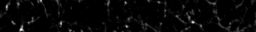
%> input picture cellnav/cellNav_0.70/karl/images/AVG_Ai148_129SVG3_122618_1005-1.tif, 256 x 32 px
$ octave findSections.m   (GNU Octave 9; MATLAB toolbox functions it lacks are replaced by stand-ins)
%> lines starting %> are read from the running program, lines starting %| are printed output that depends on the picture; in (x1, y1, x2, y2) boxes, pixels count from 0 and x2, y2 are one past the last pixel; in counts of white or black regions, pixels touching at a corner belong together; the program's own positions count from 1
### optical-retina/Analyze4/filters/fastCon.m
function[I] = fastCon(I,K);

% [19 lines of commented-out code are left out]
[iys ixs izs] = size(I);
[kys kxs kzs] = size(K);

% pad with zeros
K(kys + iys , ixs + kxs, izs + kzs) = 0;
I(kys + iys, ixs + kxs, izs + kzs) = 0;

% convolve by fft
cI = ifftn(fftn(I).*fftn(K));

% recover non zeros
I = cI(round(kys/2):round(kys/2)+iys - 1,...
    round(kxs/2):round(kxs/2)+ixs - 1,...
    round(kzs/2):round(kzs/2)+izs - 1);

% image
% for i = 1:size(cutI,3)
%    image(fitH(cutI,i)),pause;
% end

### electron-microscopy/DataManagement/qualityControl_new/old/errorCorrect/jmFunctions/fitH.m
function[Im] = fitH(I,p)

iMin = double(min(I(:)));
iMax = double(max(I(:)));


I = (I - iMin)* 255/(iMax-iMin);

if nargin==2
    Im = I(:,:,p);
else
    Im = I;
end

### optical-retina/Analyze4/functions/GetMyFile.m
function[DFN DPN] = GetMyFile(showText)

if ~exist('showText')
    showText = 'Get File';
end

%% Get Folder

if ~exist('.\temp'), mkdir('.\temp');end

if exist('.\temp\LastFile.mat')
     load(['.\temp\LastFile.mat']);
     if exist(LastFile.LastDPN)
        [DFN DPN]=uigetfile([LastFile.LastDPN LastFile.LastDFN],showText);
     else
        [DFN DPN] = uigetfile('*.*',showText);
     end
else
     [DFN DPN] = uigetfile('*.*',showText);
%> the answer given: ../../../../cellnav/cellNav_0.70/karl/images/AVG_Ai148_129SVG3_122618_1005-1.tif
end

LastFile.LastDPN=DPN;
LastFile.LastDFN=DFN;
if LastFile.LastDPN>0
save('.\temp\LastFile.mat','LastFile')
end

### optical-retina/jmFunctions/gaus3d.m
function[fKern] = gaus3d(kSize,kSig,pixSize)

%%Make a 3d gaussian kernal with the dimensions kSize
%%the sigma of kSig
%%the size of the pixels can be specified with pixSize, otherwise asumes
%%1 x 1 x 1

if nargin <3
    pixSize = [1 1 1];
end

kRad = (kSize + 1)/2;
fKern = zeros(kSize);

[y x z] = ind2sub(kSize,find(fKern==0));
dists = sqrt(((y-kRad(1))*pixSize(1)).^2 ...
    + ((x - kRad(2))*pixSize(2)).^2 + ((z-kRad(3))*pixSize(3)).^2);

fKern(:) = 1 * exp(-.5 * (dists/kSig).^2);
fKern = fKern/sum(fKern(:));

### electron-microscopy/image-acquisition/findSections/optical_ken/findSections.m
%%Find some things in a 2D gray scale

clear all
colormap gray(255)
if exist('GetMyFile.m','file')
    [TFN TPN] = GetMyFile;
else
    [TFN TPN] = uigetfile;
end

%% Set Variables
tapeMin = 1; %min length
tapeMax = 500; %max width
majThresh = 60; %max section length
minThresh = 10; %min section width

%%  Get Image
Iraw = imread([TPN TFN]);
%> Iraw is the input picture: size 32x256 uint16; min 0, max 39, mean 1.1
tic
I = mean(Iraw,3);

%% Filter I
I = medfilt2(I,[11 11]);
gKern = gaus3d([25 25 20],1);
I = fastCon(double(I),gKern);

%% resize
scl = 3000/max(size(I));
%> scl = 11.72
I =  imresize(double(I),[size(I,1)*scl,size(I,2)*scl]);
%> I: size 375x3000 double
[ys xs] = size(I);
%> ys = 375; xs = 3000
I = max(I(:)) - I;
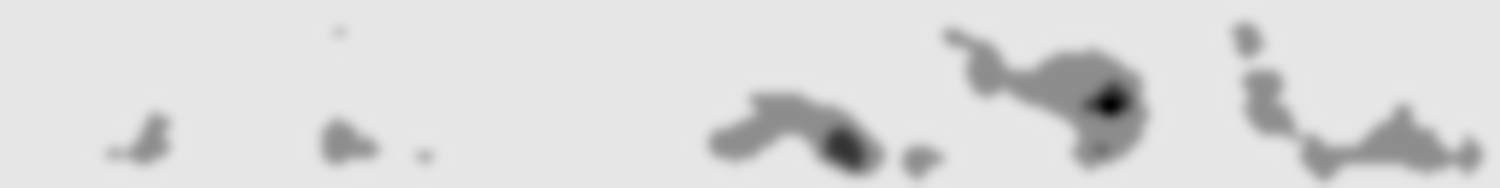
%> I: size 375x3000 double (shown at 1/2 size); min 0, max 0.907, mean 0.861

subplot(1,2,1)
image(I),pause(.01)
subplot(1,2,2)

%% sum edges
threshs= [.05:.05:.05]; % thresolds to check for edges.  later scaled
sizes = 1:1:1;  % sizes to check for edges
%sI = sumEdge(I,threshs,sizes,2); % robustish edge detection
sI = edge(I,'Canny',[.005 .01],10);
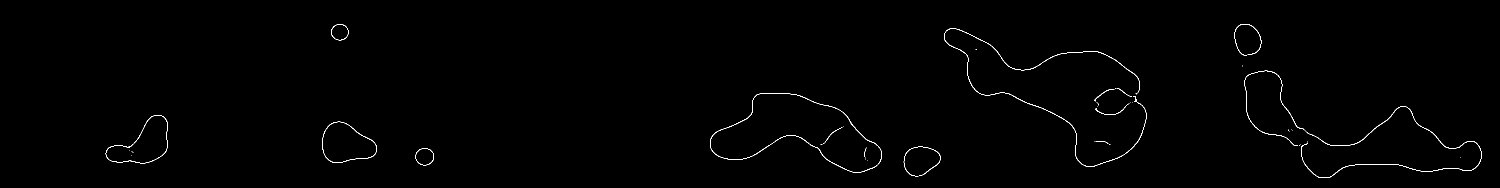
%> sI: size 375x3000 logical (shown at 1/2 size); 0.5% white in thin lines or dots, all inside (x1, y1, x2, y2) = (211, 48, 2964, 356)
gKern = gaus3d([6 6 1],2);
sI = fastCon(sI,gKern);

image(fitH(sI))
%> in fitH, `iMin = double(min(I(:)));`: iMin = -1.45e-16
%> in fitH, `iMax = double(max(I(:)));`: iMax = 0.473

%% Watershed sum Edges

dI1 = imhmin(sI,.1);
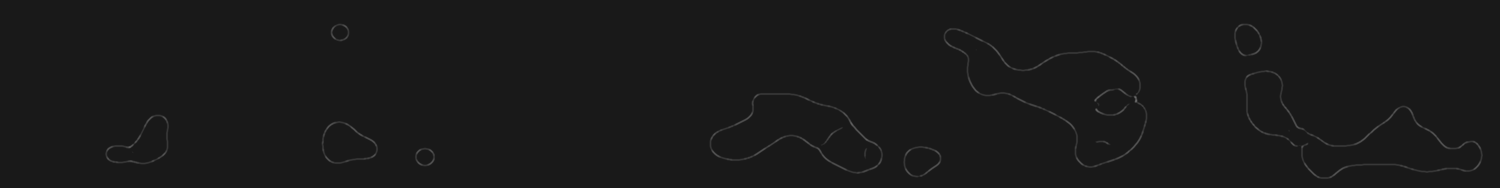
%> dI1: size 375x3000 double (shown at 1/2 size); min 0.1, max 0.473, mean 0.102
image(fitH(dI1)),pause(.01)

wI = watershed(dI1,8);
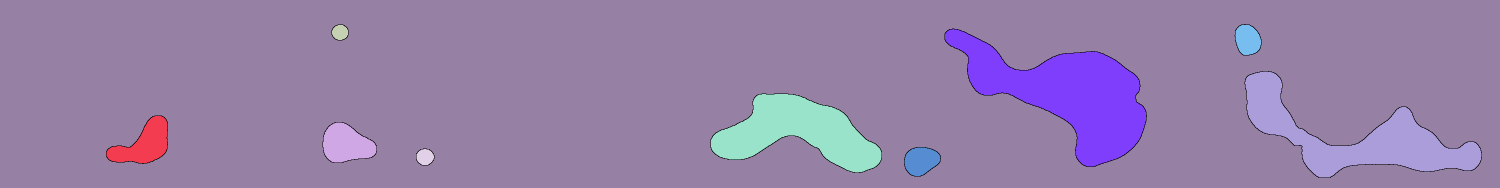
%> wI: size 375x3000 uint8 (shown at 1/2 size); 11 distinct labels, from 0 to 10; one colour per label, 0 black
%edgeVal = max(wI(:))+1;
wI(wI == 0) = 1;
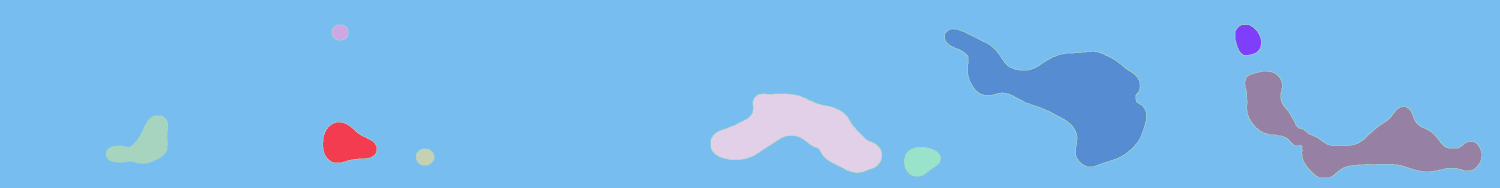
%> wI: size 375x3000 uint8 (shown at 1/2 size); 10 distinct labels, from 1 to 10; one colour per label, 0 black
cmap = rand(max(wI(:))+1,1)*255+1; %random colormap
image(cmap(wI+1)),pause(.01)

%% Get region properties
xProps = regionprops(wI,I,'MinorAxisLength','MajorAxisLength',...
    'MeanIntensity','Centroid','MinIntensity','Orientation',...
    'PixelIdxList','BoundingBox');
%> xProps = 10 regions; largest, box (x1, y1, x2, y2), Centroid, MajorAxisLength, MinorAxisLength, Orientation and MeanIntensity: (0, 0, 3000, 375) [1434.5 181] 3475.8 442.1 0.259 0.898, (212, 48, 2964, 356) [1057 266.3] 3841.1 244.6 1.36 0.693, (1890, 58, 2293, 333) [2134.7 189.6] 438.3 181.2 -23.58 0.55
minAx = [xProps.MinorAxisLength];
%> minAx = [244.6 74.42 30.23 32.12 140.3 54.23 181.2 49.77 442.1 149.3]
majAx = [xProps.MajorAxisLength];
%> majAx = [3841.1 109.6 32.35 35.05 356.1 72.45 438.3 62.74 3475.8 560.2]
meanIntensity = [xProps.MeanIntensity];
%> meanIntensity = [0.693 0.622 0.839 0.792 0.536 0.636 0.55 0.636 0.898 0.617]
ori = [xProps.Orientation];
%> ori = [1.36 -14.1 2.13 -0.416 -6.71 18.38 -23.58 -69.79 0.259 -13.8]

%% Grab tape
subplot(1,1,1)
tape = (minAx < tapeMax ) & (minAx > tapeMin) ;
%> tape = [true true true true true true true true true true]
tape = tape & (majAx >tapeMax);
%> tape = [true false false false false false false false true true]
tape = tape & ((90 -abs(ori))<20);
%> tape = [false false false false false false false false false false]
tape = find(tape);
%> tape = []
tI = I * 0;
%> tI: size 375x3000 double; every value is 0
tapeIds = cat(1,xProps(tape).PixelIdxList);
%> tapeIds = []
tI(tapeIds) = 1;
image((wI == 0) * 1000 + tI * 100),pause(.01)
tapeVal = median(meanIntensity(tape));
%> tapeVal = NaN
tapeHoles = bwlabel(tI==0,4)>1;
%> tapeHoles: size 375x3000 logical; every value is 0

%% Edit Tape

% [21 lines of commented-out code are left out]
%% filter regions

sizeSec =(minAx> minThresh) & (majAx< majThresh);
%> sizeSec = [false false true true false false false false false false]
potSec = find(sizeSec & (meanIntensity>tapeVal));
%> potSec = []
secPix = cat(1,xProps(potSec).PixelIdxList);
%> secPix = []
secPixID = wI(secPix);
%> secPixID = []
secPixHole = tapeHoles(secPix);
%> secPixHole = []
secInHole = unique(secPixID(secPixHole));
%> secInHole = []

secPix = cat(1,xProps(secInHole).PixelIdxList);
pI = I * 0;
pI(:) = meanIntensity(wI(:));
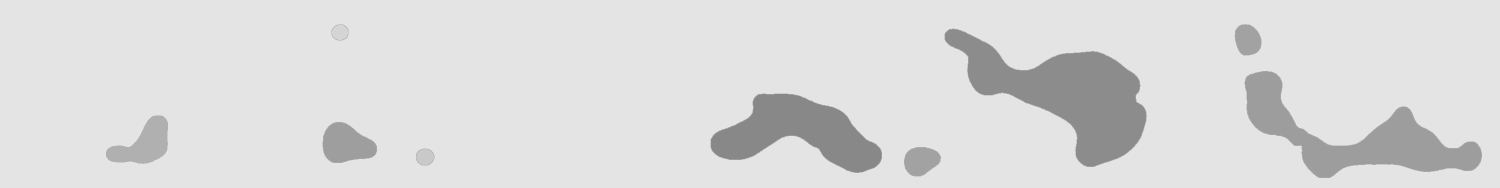
%> pI: size 375x3000 double (shown at 1/2 size); min 0.536, max 0.898, mean 0.861
pI(secPix) = 0;
image(pI)

sections = secInHole;
%> sections = []

%% Color result
subplot(1,1,1)
gI = I * 0;
cents = cat(1,xProps(sections).Centroid);
%> cents = []

gDisk = gaus3d([21 21 1],3);
gDisk = gDisk>gDisk(1,6);
[gy gx] = find(gDisk);
gy = gy - 6; gx = gx-6;
for i = 1:size(cents,1)
    dy = max(1,round(gy + cents(i,2)));
    dx = max(1,round(gx + cents(i,1)));
    dy(dy>ys) = ys; dx(dx>xs) = xs;
    gI(sub2ind(size(gI),dy,dx)) = 1;
end
%> this loop made 0 passes
cgI = I;
cgI(gI>0) = 0;
colI = uint8(cat(3,cgI,cgI + gI * 255,cgI));
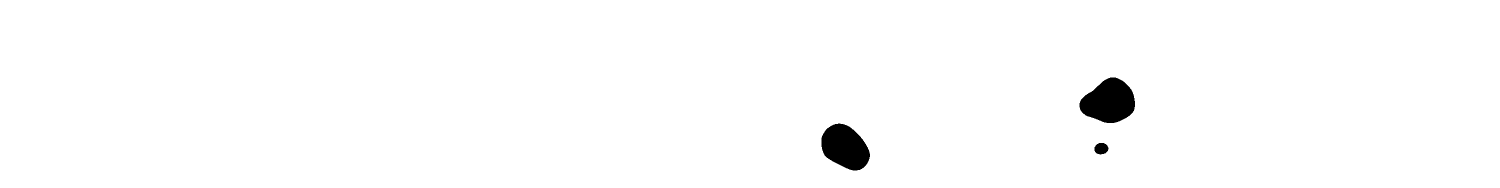
%> colI: size 375x3000x3 uint8 (shown at 1/2 size); values 0 (black) and 1 (white), 98.7% white; 3 black regions, box (x1, y1, x2, y2) and area: (2159, 155, 2270, 246) 7184, (1643, 247, 1740, 341) 6473, (2189, 286, 2217, 309) 504
image(colI),pause(1)


%% Edit
% [31 lines of commented-out code are left out]

%% save labeled

newTFN = ['labeled_' TFN];
%imwrite(colI,[TPN newTFN],'Compression','none');

%% Grab High res
for i = 1:length(sections)


    bBox = xProps(sections(i)).BoundingBox;
    bBox(1:2) = bBox(1:2)-5;
    bBox(3:4) = bBox(3:4)+10;
    bBox = round(bBox/scl);
    sPic = Iraw(bBox(2):bBox(2)+ bBox(4),bBox(1):bBox(1)+bBox(3));
    image((sPic-90)*4),pause(.01)
    sPics{i} = sPic;
end


toc

% [18 lines of commented-out code are left out]

$ run again, on cellnav/cellNav_0.70/karl/images/AVG_Ai148_129SVG3_122618_1007-1.tif
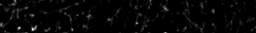
%> input picture cellnav/cellNav_0.70/karl/images/AVG_Ai148_129SVG3_122618_1007-1.tif, 256 x 33 px
%> Iraw is the input picture: size 33x256 uint16; min 0, max 35, mean 0.8
%> sI: size 387x3000 logical; 0.36% white in thin lines or dots, all inside (x1, y1, x2, y2) = (61, 19, 2719, 347)
%> iMin = -1.03e-16
%> iMax = 0.381
%> `wI(wI == 0) = 1;`:
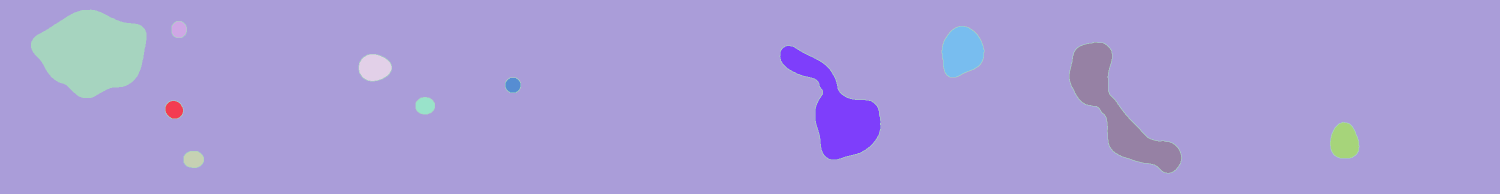
%> wI: size 387x3000 uint8 (shown at 1/2 size); 12 distinct labels, from 1 to 12; one colour per label, 0 black
%> xProps = 12 regions; largest, box (x1, y1, x2, y2), Centroid, MajorAxisLength, MinorAxisLength, Orientation and MeanIntensity: (0, 0, 3000, 387) [1518.7 195.8] 3444.3 453.9 0.302 0.699, (62, 19, 2719, 347) [343 115.3] 2062.4 190.5 -3.25 0.296, (2139, 85, 2363, 346) [2233.6 220.9] 365.6 100.2 -53.85 0.421
%> minAx = [190.5 33.54 29.53 32.51 52.35 32.85 29.69 118.9 81.7 100.2 453.9 55.98]
%> majAx = [2062.4 36.63 32.57 39.61 64.61 37.49 30.32 275.4 100.3 365.6 3444.3 72.04]
%> meanIntensity = [0.296 0.549 0.637 0.556 0.434 0.548 0.668 0.415 0.411 0.421 0.699 0.429]
%> ori = [-3.25 -46.24 86.94 -0.188 -0.0682 1.48 -0.492 -54.87 71.31 -53.85 0.302 -84.22]
%> `tape = (minAx < tapeMax ) & (minAx > tapeMin) ;`: tape = [true true true true true true true true true true true true]
%> `tape = tape & (majAx >tapeMax);`: tape = [true false false false false false false false false false true false]
%> `tape = tape & ((90 -abs(ori))<20);`: tape = [false false false false false false false false false false false false]
%> `tape = find(tape);`: tape = []
%> tI: size 387x3000 double; every value is 0
%> tapeVal = NaN
%> tapeHoles: size 387x3000 logical; every value is 0
%> sizeSec = [false true true true false true true false false false false false]
%> potSec = []
%> `colI = uint8(cat(3,cgI,cgI + gI * 255,cgI));`:
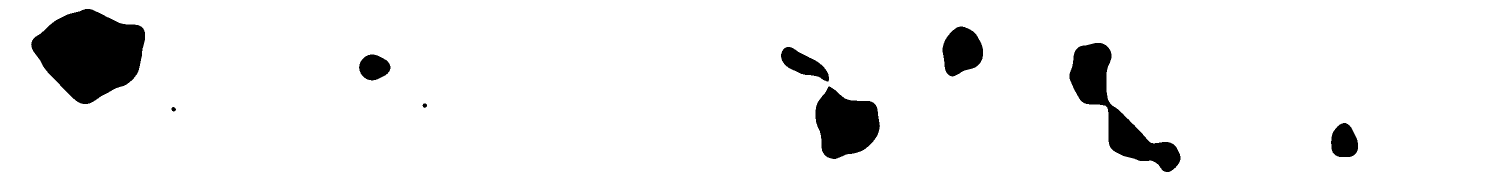
%> colI: size 387x3000x3 uint8 (shown at 1/2 size); values 0 (black) and 1 (white), 93.7% white; 9 black regions, largest, box (x1, y1, x2, y2) and area: (62, 18, 290, 208) 29086, (2139, 86, 2361, 344) 16827, (1631, 173, 1760, 318) 13049

$ run again, on cellnav/cellNav_0.70/karl/images/AVG_Ai148_129SVG3_122618_1009-1.tif
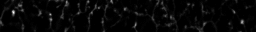
%> input picture cellnav/cellNav_0.70/karl/images/AVG_Ai148_129SVG3_122618_1009-1.tif, 256 x 32 px
%> Iraw is the input picture: size 32x256 uint16; min 0, max 81, mean 2.4
%> sI: size 375x3000 logical; 1.1% white in thin lines or dots, all inside (x1, y1, x2, y2) = (38, 21, 2916, 356)
%> iMin = -1.48e-16
%> iMax = 0.665
%> xProps = 9 regions; largest, box (x1, y1, x2, y2), Centroid, MajorAxisLength, MinorAxisLength, Orientation and MeanIntensity: (0, 0, 3000, 375) [1487.7 188.2] 3425.9 434 0.0809 1.61, (181, 39, 2917, 331) [681.1 114.6] 3773.7 204.5 -2.78 0.626, (2822, 212, 2916, 311) [2867.4 260.6] 111.2 80.28 48.8 1.49
%> minAx = [204.5 35.4 29.83 434 47.88 28.4 54.14 36.96 80.28]
%> majAx = [3773.7 45 32.83 3425.9 55.43 38.02 129.9 39.56 111.2]
%> meanIntensity = [0.626 1.59 1.37 1.61 1.52 1.7 1.53 1.59 1.49]
%> ori = [-2.78 12.42 85.91 0.0809 35.22 88.83 -21.03 -24.54 48.8]
%> `tape = (minAx < tapeMax ) & (minAx > tapeMin) ;`: tape = [true true true true true true true true true]
%> `tape = tape & (majAx >tapeMax);`: tape = [true false false true false false false false false]
%> `tape = tape & ((90 -abs(ori))<20);`: tape = [false false false false false false false false false]
%> `tape = find(tape);`: tape = []
%> tI: size 375x3000 double; every value is 0
%> tapeVal = NaN
%> tapeHoles: size 375x3000 logical; every value is 0
%> sizeSec = [false true true false true true false true false]
%> potSec = []
%> `colI = uint8(cat(3,cgI,cgI + gI * 255,cgI));`:
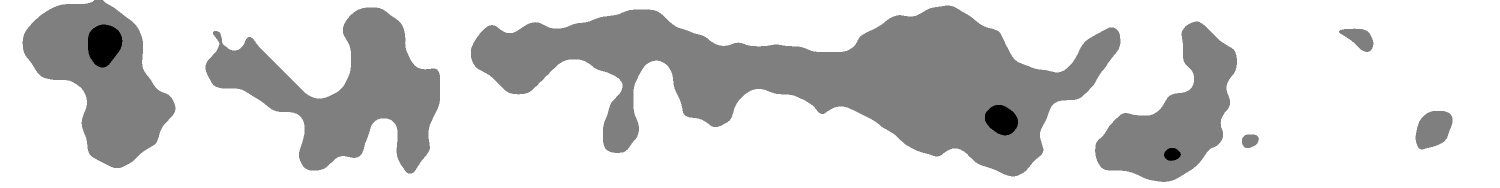
%> colI: size 375x3000x3 uint8 (shown at 1/2 size); min 0, max 2, mean 1.66; drawn with min black and max white
